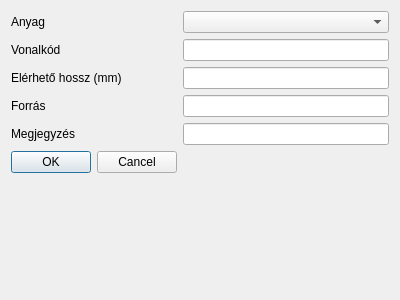
<?xml version="1.0" encoding="UTF-8"?>
<ui version="4.0">
 <class>AddWasteDialog</class>
 <widget class="QDialog" name="AddWasteDialog">
  <property name="geometry">
   <rect>
    <x>0</x>
    <y>0</y>
    <width>400</width>
    <height>300</height>
   </rect>
  </property>
  <property name="windowTitle">
   <string>Dialog</string>
  </property>
  <layout class="QFormLayout" name="formLayout">
   <item row="0" column="0">
    <widget class="QLabel" name="labelMaterial">
     <property name="text">
      <string>Anyag</string>
     </property>
    </widget>
   </item>
   <item row="5" column="0">
    <widget class="QDialogButtonBox" name="buttonBox">
     <property name="orientation">
      <enum>Qt::Orientation::Horizontal</enum>
     </property>
     <property name="standardButtons">
      <set>QDialogButtonBox::StandardButton::Cancel|QDialogButtonBox::StandardButton::Ok</set>
     </property>
    </widget>
   </item>
   <item row="4" column="0">
    <widget class="QLabel" name="labelComment">
     <property name="text">
      <string>Megjegyzés</string>
     </property>
    </widget>
   </item>
   <item row="3" column="0">
    <widget class="QLabel" name="labelSource">
     <property name="text">
      <string>Forrás</string>
     </property>
    </widget>
   </item>
   <item row="2" column="0">
    <widget class="QLabel" name="labelLength">
     <property name="text">
      <string>Elérhető hossz (mm)	</string>
     </property>
    </widget>
   </item>
   <item row="1" column="0">
    <widget class="QLabel" name="labelBarcode">
     <property name="text">
      <string>Vonalkód</string>
     </property>
    </widget>
   </item>
   <item row="0" column="1">
    <widget class="QComboBox" name="comboMaterial"/>
   </item>
   <item row="1" column="1">
    <widget class="QLineEdit" name="editBarcode"/>
   </item>
   <item row="2" column="1">
    <widget class="QLineEdit" name="editLength"/>
   </item>
   <item row="4" column="1">
    <widget class="QLineEdit" name="editComment"/>
   </item>
   <item row="3" column="1">
    <widget class="QLineEdit" name="editSourceValue">
     <property name="readOnly">
      <bool>true</bool>
     </property>
    </widget>
   </item>
  </layout>
 </widget>
 <resources/>
 <connections>
  <connection>
   <sender>buttonBox</sender>
   <signal>accepted()</signal>
   <receiver>AddWasteDialog</receiver>
   <slot>accept()</slot>
   <hints>
    <hint type="sourcelabel">
     <x>248</x>
     <y>254</y>
    </hint>
    <hint type="destinationlabel">
     <x>157</x>
     <y>274</y>
    </hint>
   </hints>
  </connection>
  <connection>
   <sender>buttonBox</sender>
   <signal>rejected()</signal>
   <receiver>AddWasteDialog</receiver>
   <slot>reject()</slot>
   <hints>
    <hint type="sourcelabel">
     <x>316</x>
     <y>260</y>
    </hint>
    <hint type="destinationlabel">
     <x>286</x>
     <y>274</y>
    </hint>
   </hints>
  </connection>
 </connections>
</ui>
